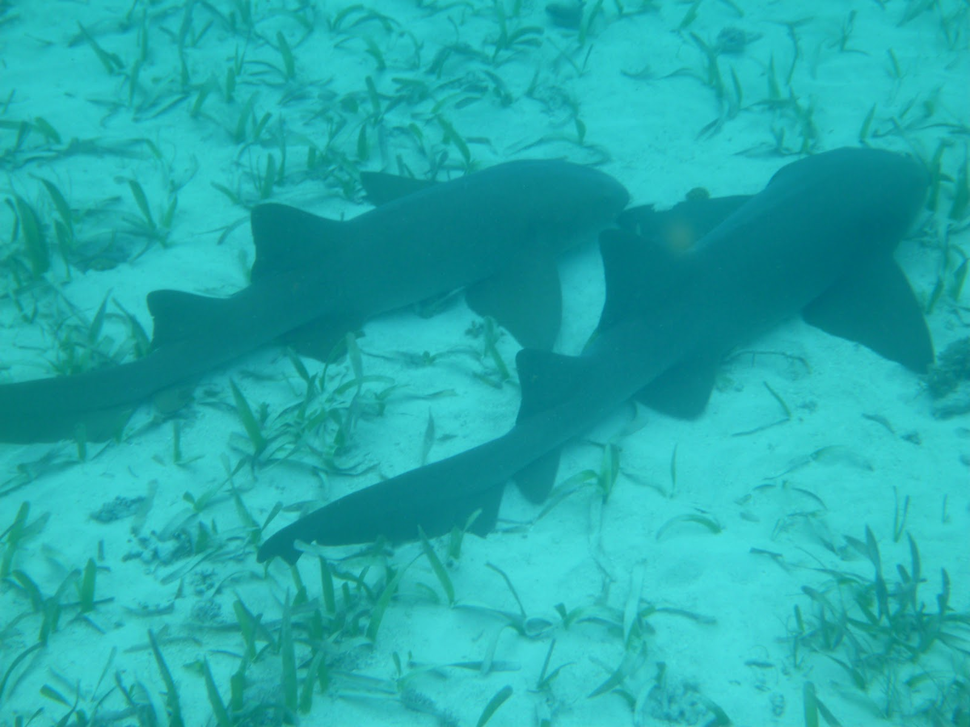
#> input picture data/test1.png, 970 x 727 px, shrunk from 1600 x 1200 before the run; its folder holds only this picture in this run
$ python -i utils.py   (imports and definitions only)   (older library calls are emulated)
#> lines starting #> are read from the running program, lines starting #| are printed output that depends on the picture
#> further down, picture is the input picture: shape (727, 970, 3); mean B, G, R 171.5, 170.7, 35.3
"""
Scipy version > 0.18 is needed, due to 'mode' option from scipy.misc.imread function
"""

import os
import glob
import h5py
import random
import matplotlib.pyplot as plt
import cv2 as cv
from PIL import Image  # for loading images as YCbCr format
import scipy.misc
import scipy.ndimage
import numpy as np

import tensorflow as tf

FLAGS = tf.app.flags.FLAGS

def transform(images):
  return np.array(images)/127.5 - 1.
def inverse_transform(images):
  return (images+1.)/2
# [31 lines left out: functions prepare_data, imread, imsave, not called in this run]

def get_image(image_path,is_grayscale=False):
  image = imread(image_path, is_grayscale)
  return image/255
def get_lable(image_path,is_grayscale=False):
  image = imread(image_path, is_grayscale)
  return image/255.
def imsave_lable(image, path):
  return scipy.misc.imsave(path, image*255)
def white_balance(img, percent=0):
#> called with percent = 0
    out_channels = []
    cumstops = (
        img.shape[0] * img.shape[1] * percent / 200.0,
        img.shape[0] * img.shape[1] * (1 - percent / 200.0)
    )
#> cumstops = (0, 705190)
    for channel in cv.split(img):
        cumhist = np.cumsum(cv.calcHist([channel], [0], None, [256], (0,256)))
        low_cut, high_cut = np.searchsorted(cumhist, cumstops)
        lut = np.concatenate((
            np.zeros(low_cut),
            np.around(np.linspace(0, 255, high_cut - low_cut + 1)),
            255 * np.ones(255 - high_cut)
        ))
        out_channels.append(cv.LUT(channel, lut.astype('uint8')))
#> this loop made 3 passes
#> high_cut on passes 1 to 3: 229, 223, 79
#> after the loop, out_channels = 3 items
    img=cv.merge(out_channels)
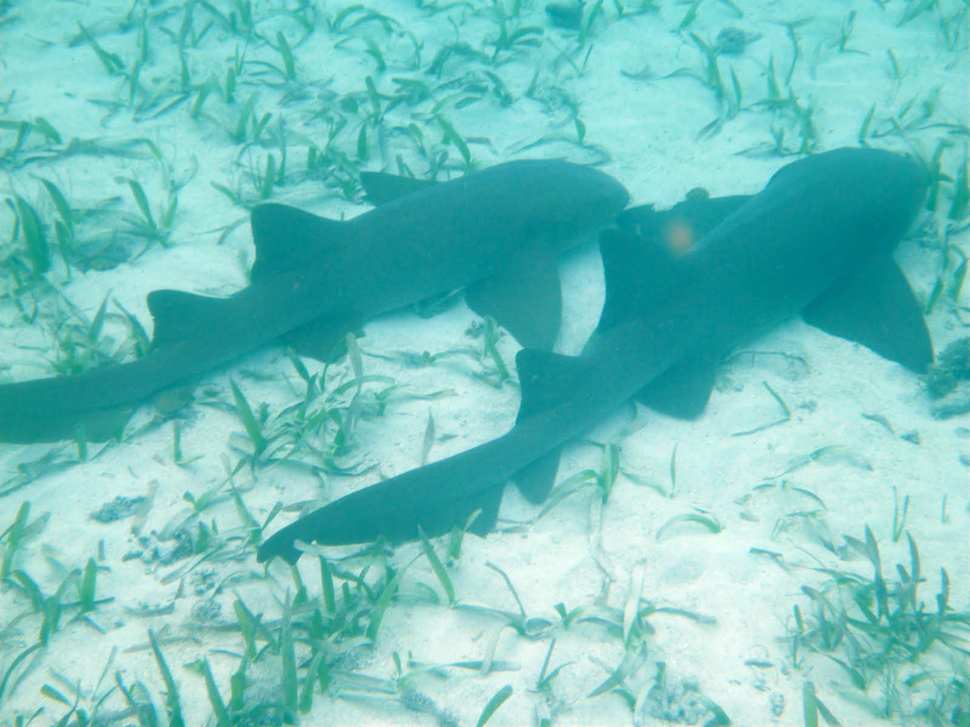
#> img: shape (727, 970, 3); mean of channels 0, 1, 2 191, 195.2, 113.9; drawn as B, G, R
    return img

# [7 lines left out: function adjust_gamma, not called in this run]

>>> import cv2
>>> picture = cv2.imread('../data/test1.png')
>>> result = white_balance(picture)

$ run again, on data/test2.png
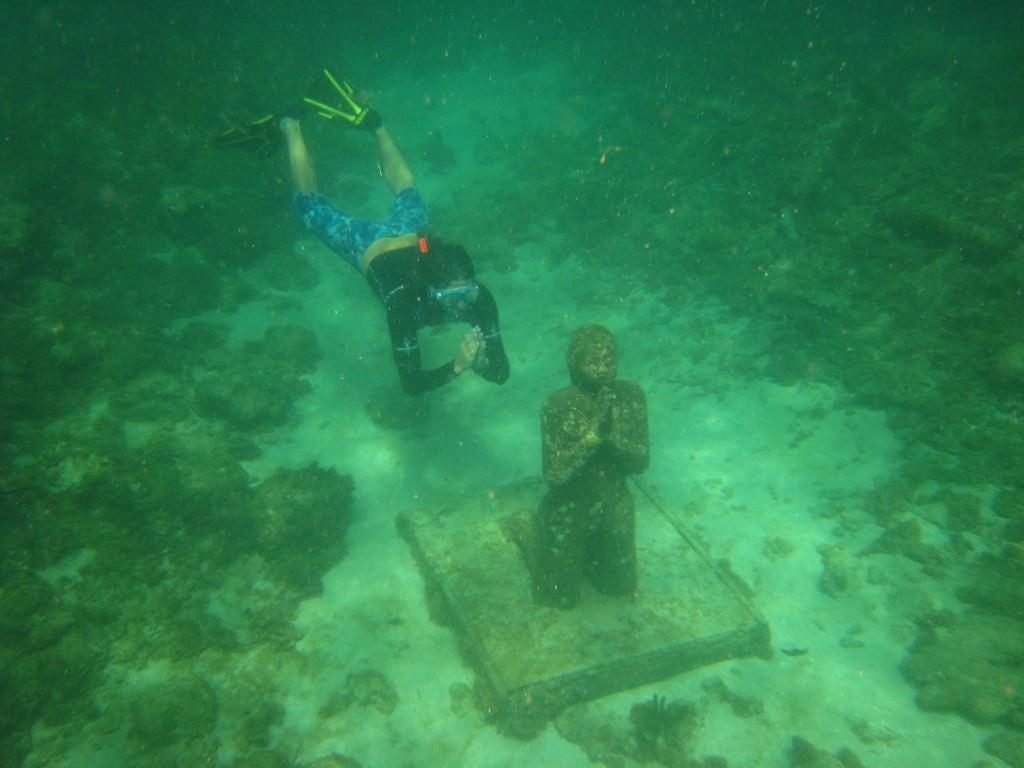
#> input picture data/test2.png, 1024 x 768 px
#> picture is the input picture: shape (768, 1024, 3); mean B, G, R 78.9, 129.1, 44.7
#> the loop in white_balance, `for channel in cv.split(img):` made 3 passes
#> high_cut on passes 1 to 3: 218, 242, 206
#> after the loop in white_balance, `for channel in cv.split(img):`: out_channels = 3 items
#> in white_balance, `img=cv.merge(out_channels)`:
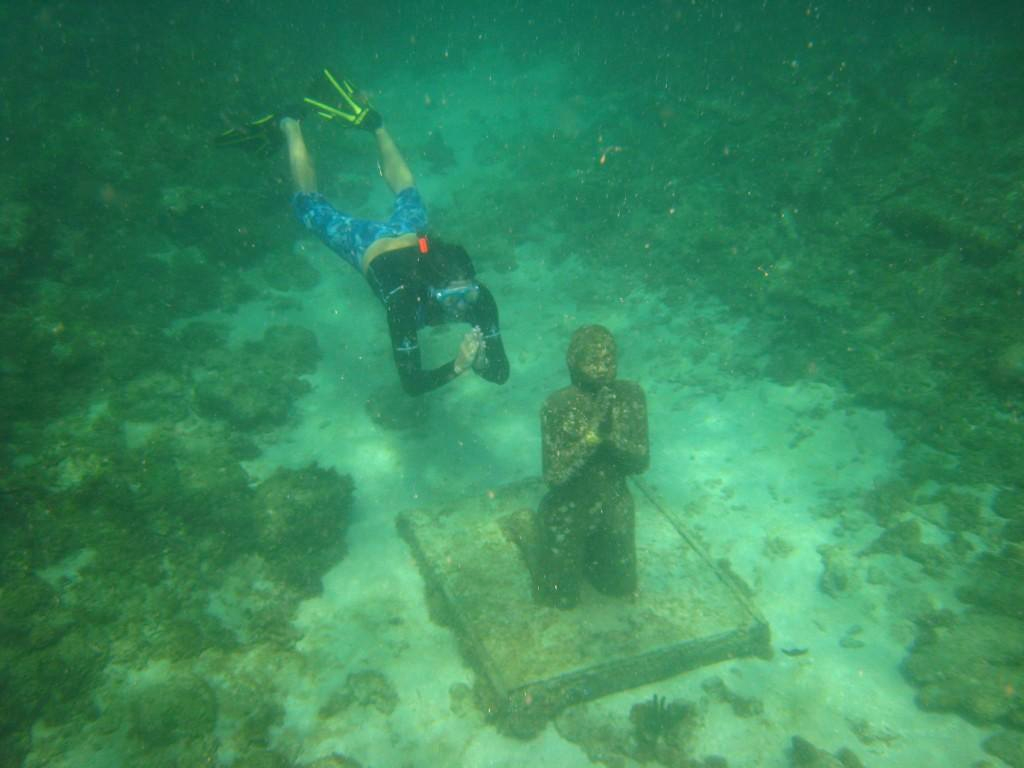
#> img: shape (768, 1024, 3); mean of channels 0, 1, 2 92.3, 136, 55.4; drawn as B, G, R

$ run again, on data/test3.png
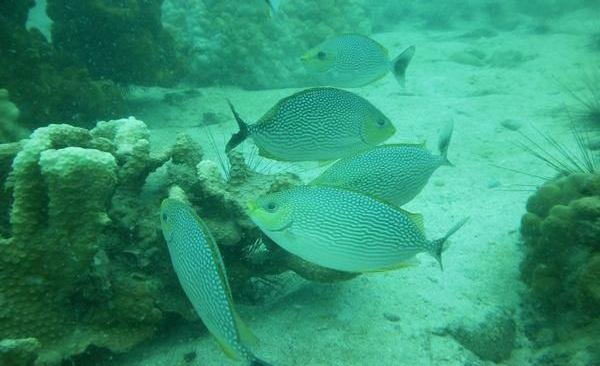
#> input picture data/test3.png, 600 x 366 px
#> picture is the input picture: shape (366, 600, 3); mean B, G, R 115.6, 149.3, 50.7
#> the loop in white_balance, `for channel in cv.split(img):` made 3 passes
#> high_cut on passes 1 to 3: 231, 255, 166
#> after the loop in white_balance, `for channel in cv.split(img):`: out_channels = 3 items
#> in white_balance, `img=cv.merge(out_channels)`:
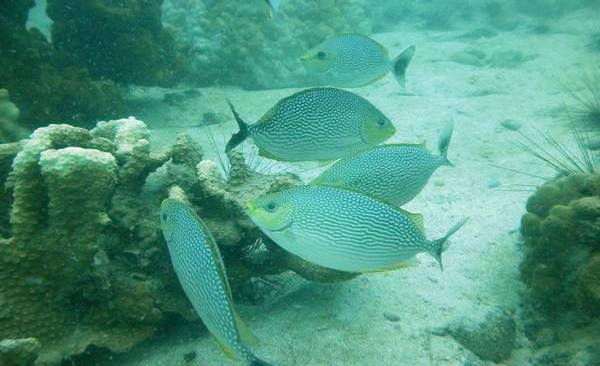
#> img: shape (366, 600, 3); mean of channels 0, 1, 2 127.6, 149.3, 77.9; drawn as B, G, R
